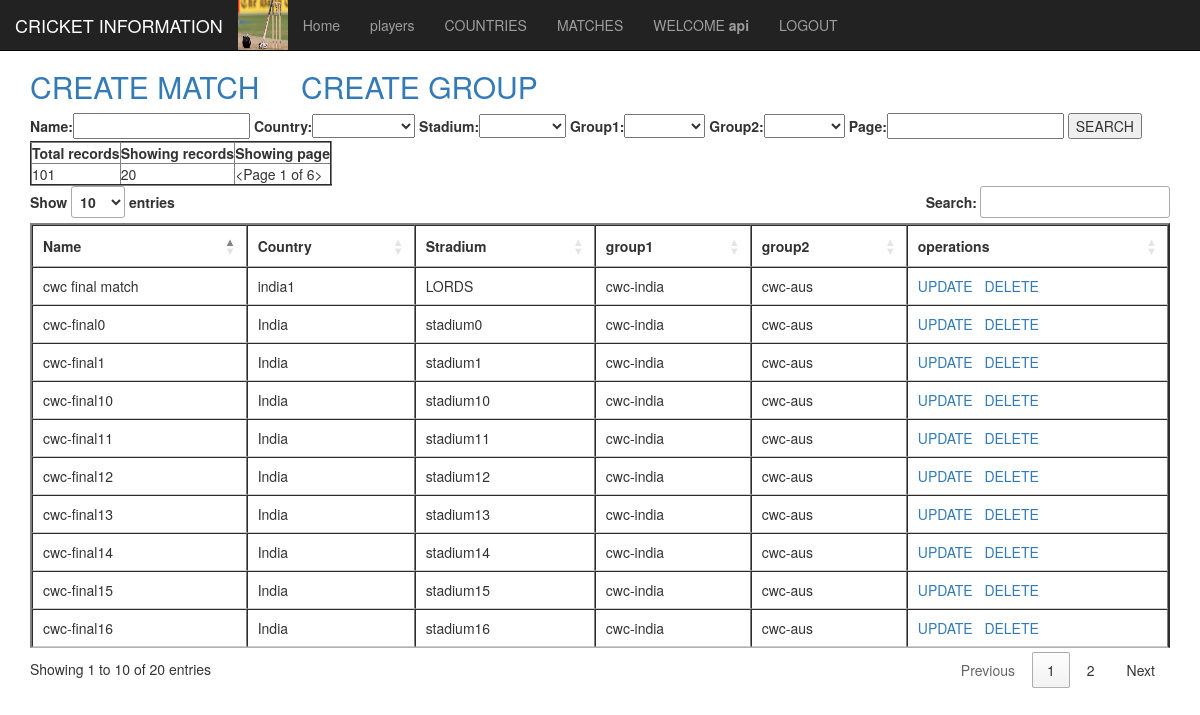
Screenshot of /matches/ (signed in) with the database file from the repository.
### info/models.py (models this page shows)
class UserProfile(AbstractUser):
	country = models.ForeignKey(Country,on_delete=models.PROTECT,
		related_name="userprofile",null=True,blank=True)

class abst(models.Model): # abstract model
	name=models.CharField(max_length=250)
	class Meta:
		abstract=True

class Match(abst):
	country=models.ForeignKey(Country, on_delete=models.PROTECT)
	stadium = models.CharField(max_length=250)
	group1 = models.ForeignKey(PlayerGroup,on_delete=models.PROTECT,
		related_name="group1")
	group2 = models.ForeignKey(PlayerGroup,on_delete=models.PROTECT,
		related_name="group2")

class Country(abst):
	flag=models.ImageField(blank=True, null=True)
	shortname = models.CharField(max_length=256, unique=True)
	description=models.TextField(max_length=555,default="about your country")
	def __str__(self):
		return self.name

class PlayerGroup(abst):
	country = models.ForeignKey(Country,on_delete=models.PROTECT)
	players = models.ManyToManyField(Player)
	def __str__(self):
		return self.name

### info/views.py (the view)
# urls.py: path("matches/",login_required(MatchListView.as_view(
class MatchListView(ListView):
	paginate_by=20
	def get_queryset(self):
		params = self.request.GET
		name = params.get("name")
		group1 = params.get("group1")
		group2= params.get("group2")
		country = params.get("country")
		stadium = params.get("stadium")
		q=Match.objects.all()
		if name:
			q=q.filter(name=name)
		if group1:
			q=q.filter(group1=group1)
		if group2:
			q=q.filter(group1=group2)
		if country:
			q=q.filter(country=country)
		if stadium:
			q=q.filter(stadium=stadium)
		return q
	def get_context_data(self, *args, **kwargs):
		data = ListView.get_context_data(self, *args, **kwargs)
		form = MatchSearchForm()
		if self.request.GET:
			form = MatchSearchForm(data=self.request.GET)
		data.update({"search_form":form})
		return data

### info/forms.py
class MatchSearchForm(forms.Form):
	countries = [(i.id,i.name) for i in Country.objects.all()]
	groups = [(i.id,i.name) for i in PlayerGroup.objects.all()]
	stadiums =[(j,j) for j in set([i.stadium for i in Match.objects.all()])]
	countries.insert(0,("",""))
	groups.insert(0,("",""))
	stadiums.insert(0,("",""))
	name=forms.CharField(max_length=250,required=False)
	country= forms.ChoiceField(choices=countries, required=False)
	stadium = forms.ChoiceField(choices=stadiums,required=False)
	group1 = forms.ChoiceField(choices=groups,required=False)
	group2 = forms.ChoiceField(choices=groups,required=False)
	page=forms.IntegerField(required=False)

### info/templates/info/match_list.html (shortened to what this page needs)
{% extends 'info/home.html' %}
{% block container %}
	<h2><a href="/create_match">CREATE MATCH</a> &nbsp &nbsp
	<a href="/create_group">CREATE GROUP</a></h2>
	<form >
		{{search_form.as_table}}
		<input type="submit" name="" value="SEARCH">
	</form>
	<table border=2>
		<tr><th>Total records</th>
			<th>Showing records</th>
			<th>Showing page</th>
		</tr>
		<tr>
			<td>{{paginator.count}}</td>
			<td>{{20}}</td>
			<td>{{page_obj}}</td>
		</tr>
	</table>
	<table border=2 id="datatable">
		<thead>
			<tr>
				<th>Name</th>
				<th>Country</th>
				<th>Stradium</th>
				<th>group1</th>
				<th>group2</th>
				<th>operations</th>
			</tr>
		</thead>
		<tbody>
			{% for row in object_list%}
			<tr>
				<td>{{ row.name }}</td>
				<td>{{ row.country }}</td>
				<td>{{ row.stadium }}</td>
				<td>{{ row.group1 }}</td>
				<td>{{ row.group2 }}</td>
				<td><a href="/update_match/{{row.id}}">UPDATE</a>
					<a href="/delete_match/{{row.id}}">DELETE</a></td>
			</tr>
			{% endfor %}
		</tbody>
	</table>
{% endblock %}

### info/templates/info/home.html (shortened to what this page needs)
<!DOCTYPE html>
<html lang="en">
<head>
  {% load static %}
  <link rel="stylesheet" href="https://maxcdn.bootstrapcdn.com/bootstrap/3.4.0/css/bootstrap.min.css">
  <link rel="stylesheet" type="text/css" href="//cdn.datatables.net/1.10.19/css/jquery.dataTables.min.css">
</head>
<body style="height:1500px">
<nav class="navbar navbar-inverse navbar-fixed-top">
  <div class="container-fluid">
    <div class="navbar-header">
      <a class="navbar-brand" href="#">CRICKET INFORMATION</a>
      <img src="{% static 'info/images/logo.jpeg' %}" width="50px" height="50px">
    </div>
    <ul class="nav navbar-nav">
      <li><a href="/">Home</a></li>
      {% if request.user.is_authenticated %}
      <li><a href="/players">players</a></li>
      <li><a href="/countries">COUNTRIES</a></li>
      <li><a href="/matches">MATCHES</a></li>
      <li><a href="#">WELCOME <b>{{ request.user.username}}</b></a>
      </li>
      <li><a href="/logout">LOGOUT</a></li>
      {% endif %}
    </ul>
  </div>
</nav>
<div class="container" style="margin-top:50px">
  <p>{{message}}</p>
  {% block container%}{% endblock %}
</div>
</body>
</html>

### rows the page displays
UserProfile: user.username "api"
Match: name "cwc final match", country "india1", stadium "LORDS", group1 "cwc-india", group2 "cwc-aus"
Match: name "cwc-final0", country "India", stadium "stadium0", group1 "cwc-india", group2 "cwc-aus"
Match: name "cwc-final1", country "India", stadium "stadium1", group1 "cwc-india", group2 "cwc-aus"
Match: name "cwc-final10", country "India", stadium "stadium10", group1 "cwc-india", group2 "cwc-aus"
Match: name "cwc-final11", country "India", stadium "stadium11", group1 "cwc-india", group2 "cwc-aus"
Match: name "cwc-final12", country "India", stadium "stadium12", group1 "cwc-india", group2 "cwc-aus"
Match: name "cwc-final13", country "India", stadium "stadium13", group1 "cwc-india", group2 "cwc-aus"
Match: name "cwc-final14", country "India", stadium "stadium14", group1 "cwc-india", group2 "cwc-aus"
Match: name "cwc-final15", country "India", stadium "stadium15", group1 "cwc-india", group2 "cwc-aus"
Match: name "cwc-final16", country "India", stadium "stadium16", group1 "cwc-india", group2 "cwc-aus"

### other values shown
{{ paginator.count }} "101"
{{ 20 }} "20"
{{ page_obj }} "<Page 1 of 6>"
